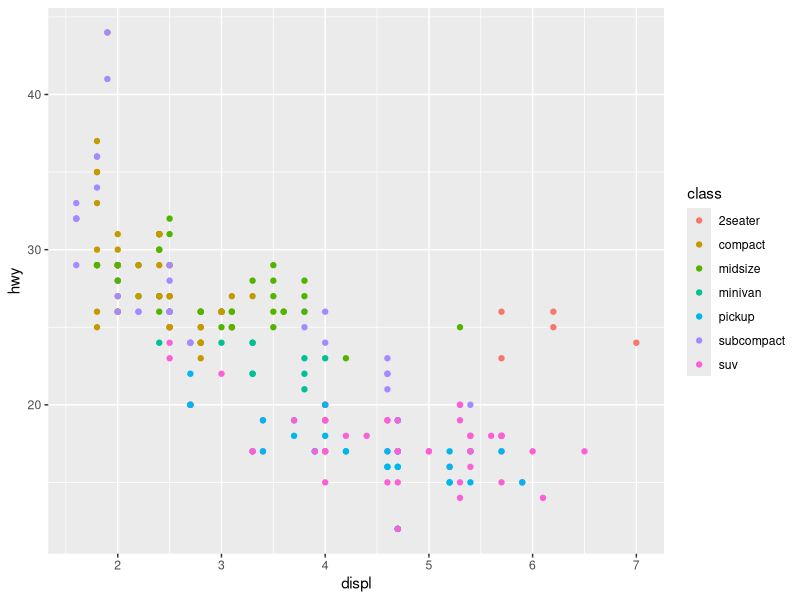
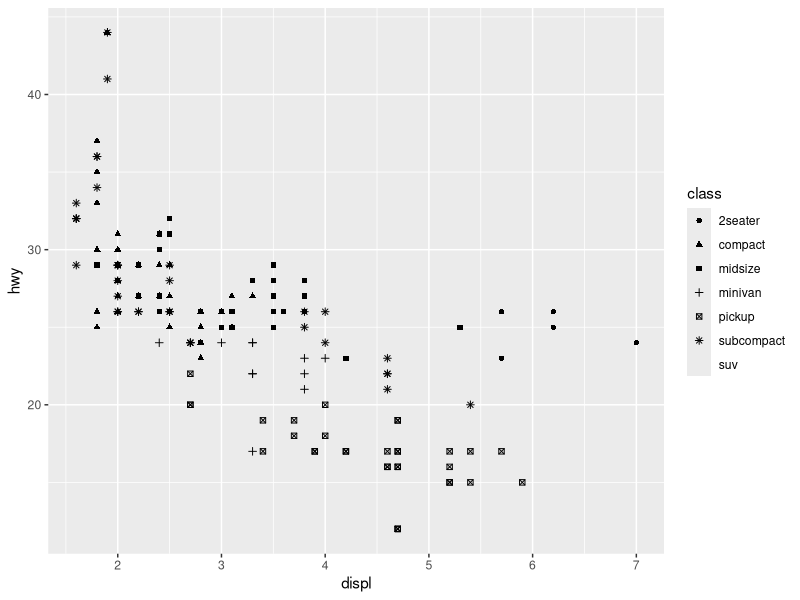
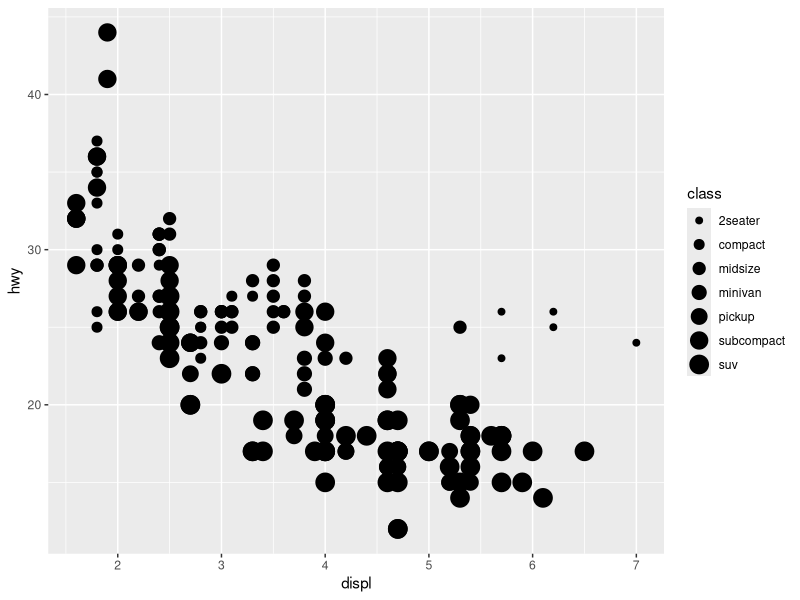
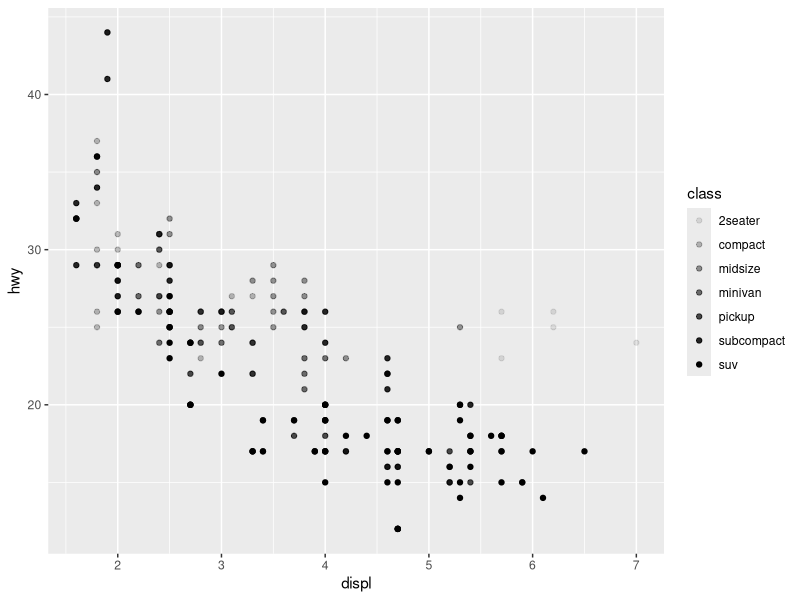
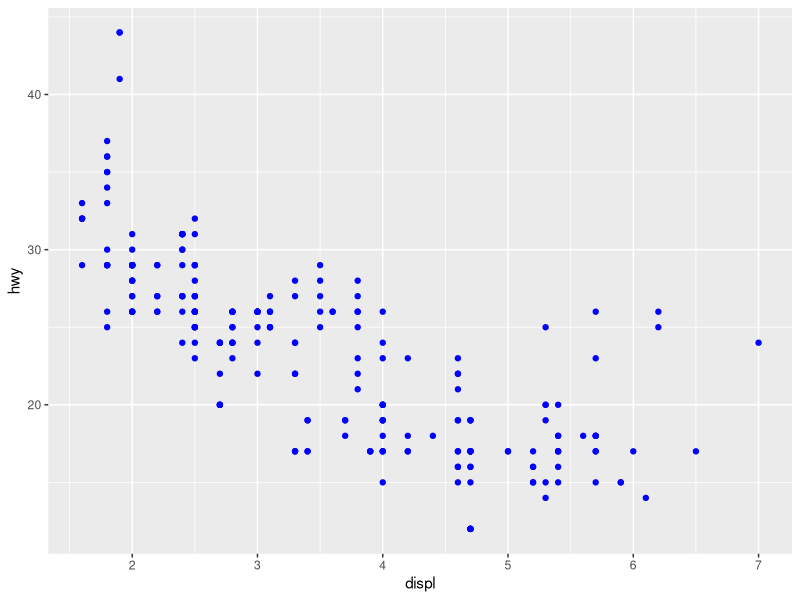
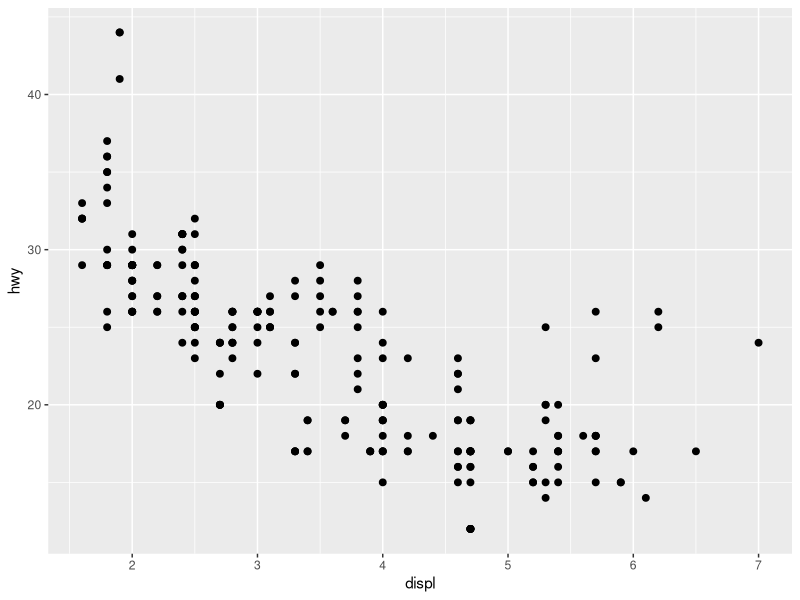
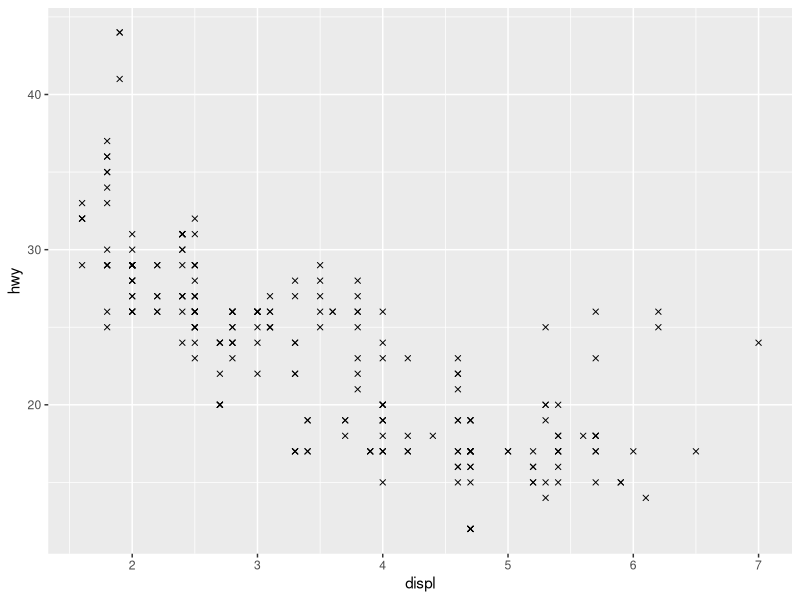
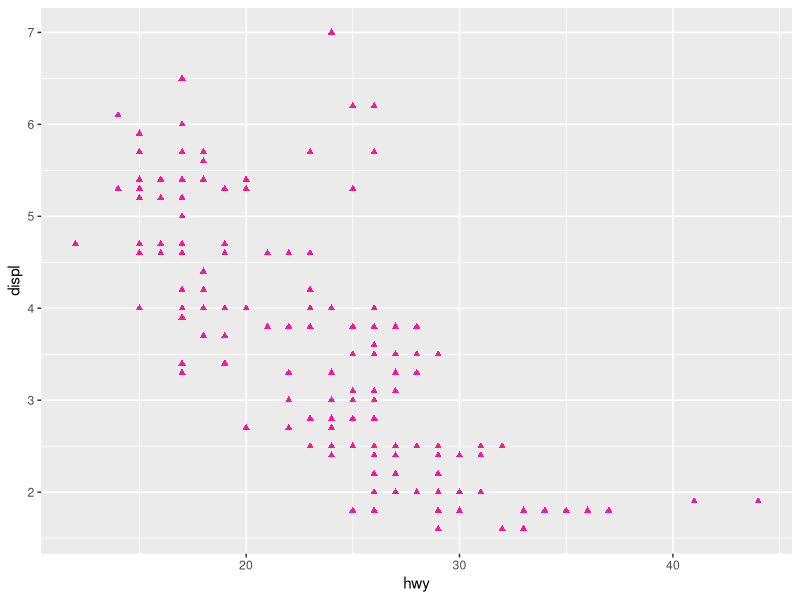

Recreate these plots in R, in order. (Note: this script raises an error after producing the figures.)
## ---- chunk 1
library(tidyverse)
## ---- chunk 2
mpg |> ggplot(aes(x = displ, y = hwy, color = class)) + 
  geom_point()

#same but with shapes
mpg |> ggplot(aes(x = displ, y = hwy, shape = class)) + 
  geom_point()
#but theres not enough shapes for 7 classes

#we could try using something like size or transparency/alpha
mpg |> ggplot(aes(x = displ, y = hwy, size = class)) + 
  geom_point()
mpg |> ggplot(aes(x = displ, y = hwy, alpha = class)) + 
  geom_point()

#mapping a categorical variable to a continuous aesthetic is not a good idea
#because it implies a hierarchy



#We can also modify the aesthetic so that it isn't mapped to a variable
mpg |> ggplot(aes(x = displ, y = hwy)) + 
  geom_point(color = 'blue')

#We can change the size
mpg |> ggplot(aes(x = displ, y = hwy)) + 
  geom_point(size = 2)

#or a shape
mpg |> ggplot(aes(x = displ, y = hwy)) + 
  geom_point(shape = 4)
## ---- chunk 3
#1. Create a scatterplot of hwy vs. displ where the points are pink filled in triangles.
mpg |> ggplot(aes(x = hwy, y = displ)) + 
  geom_point(shape = 17, color = 'deeppink')

#2. Why did the following code not result in a plot with blue points?

ggplot(mpg) +
  geom_point(aes(x = displ, y = hwy, color = "blue"))

#because it thinks that blue is supposed to be a variable that is assigned

#3.What does the stroke aesthetic do? What shapes does it work with? (Hint: use ?geom_point)
#modifies the width of the outside border

mpg |> ggplot(aes(x = displ, y = hwy)) + 
  geom_point(shape = 24, stroke = .5, color = 'purple', fill = 'white', size = 2)

#4. What happens if you map an aesthetic to something other than a variable name, like aes(color = displ <
#5)? Note, you’ll also need to specify x and y.

mpg |> ggplot(aes(x = displ, y = hwy, color = displ < 5)) + 
  geom_point()


## ---- chunk 4
#we can overlaly two geoms in the same plot
mpg |> ggplot(aes(x = displ, y = hwy, color = drv)) + 
  geom_point(aes(shape = drv)) + 
  geom_smooth(aes(linetype = drv))


mpg |> 
  group_by(class) |> 
  summarize(
    avg_hwy = mean(hwy, na.rm = TRUE), 
    avg_cty = mean(cty, na.rm = TRUE)
    ) |> 
  ggplot(aes(x = avg_cty, y = avg_hwy)) + 
  geom_point(aes(color = class), size = 5) + #local mapping of color here
  geom_smooth(se = FALSE)#allows for a single blue line here

#We can emphasize certain variables well by specifying data at the geom level
mpg |> ggplot(aes(x = displ, y = hwy)) + 
  geom_point() + 
  geom_point(
    data = mpg |> 
      filter(class == 'compact'), 
    shape = 'circle', 
    color = 'red',
    stroke = 1
  ) + 
  labs(
    title = 'Compact vs Other', 
    subtitle = 'Why Compact is Better')

#ggplot2 has 40 geoms, but that doesn't cover them all. Maybe another package gets it? 
library(ggridges)

mpg |> ggplot(aes(x = hwy, y = drv, fill = drv)) + 
  geom_density_ridges(color = 'black', alpha = .5) + 
  scale_fill_hue()
## ---- chunk 5

#for full list of geoms
 #https://ggplot2.tidyverse.org/reference

#-------------------------------------
#Exercises
#1. What geom would you use to draw a line chart? A boxplot? A histogram? An area chart?
#geom_line()
#geom_boxplot
#geom_histogram()
mpg |> ggplot(aes(x = displ, y = hwy)) + 
  geom_area()
## ---- chunk 6
#previously we used facet_wrap
mpg |> ggplot(aes(x = displ, y = hwy)) + 
  geom_point() + 
  facet_wrap(~cyl)
  

#we can do the same for two vars
mpg |> ggplot(aes(x = displ, y = hwy)) + 
  geom_point() + 
  facet_grid(drv~cyl)
#default is to keep the scales of each facet the same

#but if comparison between facets isn't important, they can be 'free'
mpg |> ggplot(aes(x = displ, y = hwy)) + 
  geom_point() + 
  facet_grid(drv~cyl, scales = 'free')

#or just free one axis
mpg |> ggplot(aes(x = displ, y = hwy)) + 
  geom_point() + 
  facet_grid(drv~cyl, scales = 'free_y')
## ---- chunk 7
#Some geoms create values from the data given, such as geom_bar()
#take the following plot
mpg |>  ggplot(aes(x = displ)) + 
  geom_bar()

#Where does it get the count values? 
#by manipulating the data behind the scenes using stat_count()

#Each geom has a defualt stat, typically don't need to worry about this. 
#Three reasons you might tho

#1. Override default stat
#2. Override default mapping from transformed var to aesthetic (i.e display a bar chart of proportion instead of count)
#3. Draw more attention to statistical transformation within code

ggplot(diamonds) + 
  stat_summary(
    aes(x = cut, y = depth), 
    fun.min = min, 
    fun.max = mean, 
    fun = median, 
  )


  
#more than 20 stats to use
#stat_ gives more detail into how graph is compiled maybe?
## ---- chunk 8
#1. What is default geom associated with stat_summary? 
diamonds |> 
  group_by(cut) |> 
  summarize(
  min = min(depth), 
  max = max(depth), 
  midpoint = mean(depth)
            ) |> 
  ggplot(aes(x = cut, y = midpoint)) + 
  geom_pointrange(aes(ymin = min, ymax = max))

#5 In proportion bar chart, we needed to set group = 1. Why? 

mpg |> 
  group_by(class) |> 
  ggplot(aes(x = class, fill = drv))+
  geom_bar(position = 'fill')
## ---- chunk 9
#THere are 5 main positions: 'identity', 'dodge', 'fill', 'jitter', 'stack'

#Identity puts values exactly where they fall in context of the graph. 
diamonds |> 
  ggplot(aes(x = cut, color = color)) + 
  geom_bar(fill = NA, position = 'identity')
#not very helpful

#Dodge puts them right beside each other
diamonds |> 
  ggplot(aes(x = cut, fill = color)) + 
  geom_bar(position = 'dodge')

#position = 'jitter' is not great for bar charts, 
diamonds |> 
  ggplot(aes(x = cut, fill = color)) + 
  geom_bar(position = 'jitter')


#but works well for heavily overlapping data in scatterplots
diamonds |> 
  ggplot(aes(x = carat, y = price, color = color)) + 
  geom_point(position = 'jitter')
## ---- chunk 10
#1. What is the problem with the following plot? How could you improve it?
#doesn't show all possible values
ggplot(mpg, aes(x = cty, y = hwy)) + 
  geom_point()

ggplot(mpg, aes(x = cty, y = hwy)) + 
  geom_jitter()

#2. What, if anything, is the difference between the two plots? Why?

ggplot(mpg, aes(x = displ, y = hwy)) +
  geom_point()
ggplot(mpg, aes(x = displ, y = hwy)) +
  geom_point(position = "identity")

#no difference. geom_point already uses position = 'identity' by default

#3. What parameters to geom_jitter() control the amount of jittering?
#width and height
#5 is probably too much
ggplot(mpg, aes(x = cty, y = hwy)) + 
  geom_jitter(height = 5, width = 5)
#vs. 
#this might be just right
ggplot(mpg, aes(x = cty, y = hwy)) + 
  geom_jitter(height = 1, width = 1)

#4. Compare and contrast geom_jitter() with geom_count().
ggplot(mpg, aes(x = cty, y = hwy)) + 
  geom_count()

#geom count is basically geom_point but with a size argument
#geom_count masks more points instead of showing 
#they go well together
ggplot(mpg, aes(x = cty, y = hwy)) + 
  geom_count() + 
  geom_jitter(height = 5)

#What’s the default position adjustment for geom_boxplot()? Create a visualization of the mpg dataset that demonstrates it.
#dodge2
ggplot(mpg, aes(x = class, y = hwy)) + 
  geom_boxplot()

ggplot(mpg, aes(x = class, y = hwy, fill = class)) + 
  geom_boxplot(position = 'dodge') + 
  scale_fill_few()
## ---- chunk 11
#Primary coordinate system is cartesian
#two others occasionally useful

nz <- map_data('nz')

ggplot(nz, aes(x = long, y = lat, group = group)) + 
  geom_polygon(fill = 'white', color = 'black')

#coord quickmap sets the aspect ratio correctly
ggplot(nz, aes(x = long, y = lat, group = group)) + 
  geom_polygon(fill = 'white', color = 'black') + 
  coord_quickmap()

#we could also use polar coordinates
bar <- ggplot(diamonds) + 
  geom_bar(aes(x = clarity, fill = clarity), 
           show.legend = FALSE, 
           width = 1) + 
  theme(aspect.ratio = 1)

bar + coord_flip()

bar + coord_polar()

#turning stacked bar chart into pie chart

diamonds |> 
  ggplot(aes(x = color, fill = cut)) + 
  geom_bar(position = 'stack') + 
  coord_polar()

#Format:

#ggplot(DATA) + 
  #GEOM_FUNC(
  #MAPPINGS, 
  #STAT, 
  #POSITION) + 
  #COORDINATE_FUNCTION + 
  #FACET_FUNCTION
